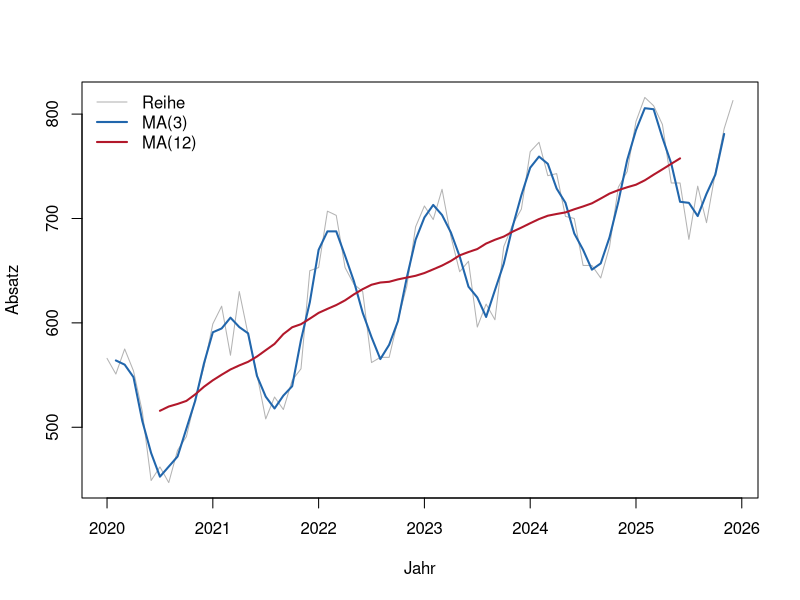
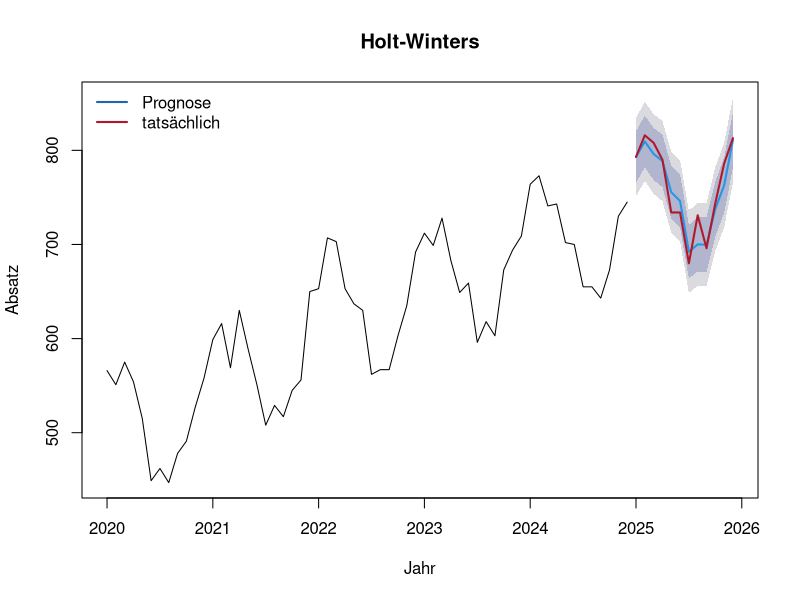
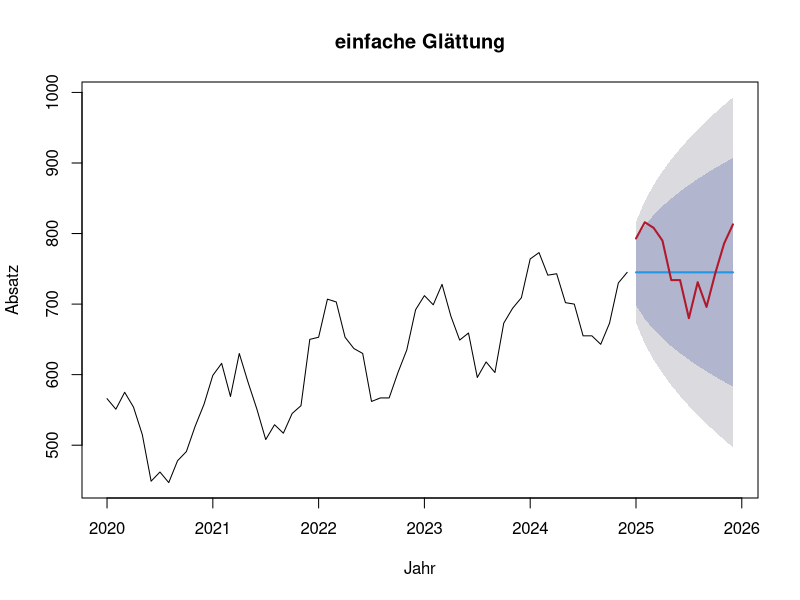
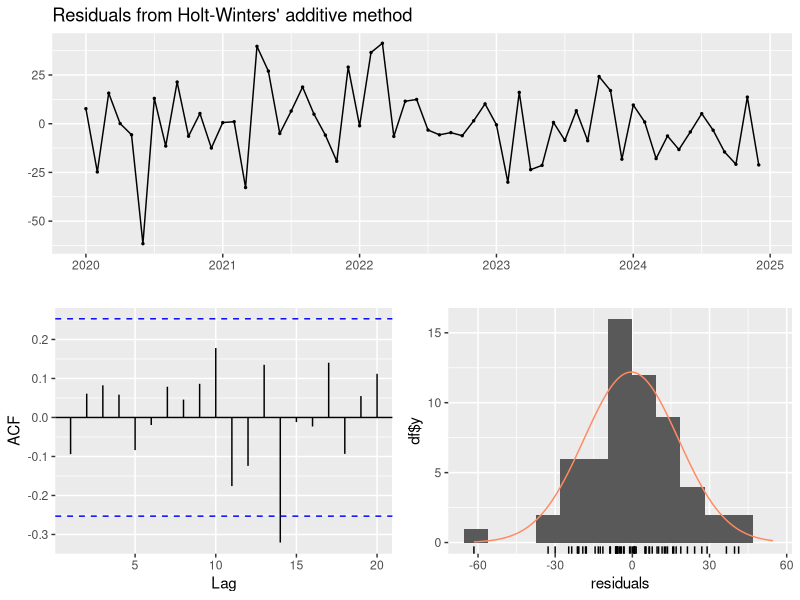

These figures' R source, in order:
## ---- chunk 1
#| label: setup-r
#| include: false
library(forecast)

set.seed(2026)

monate <- 72
t <- 1:monate
absatz <- ts(round(500 + 4 * t + 60 * sin(2 * pi * t / 12) +
                     25 * cos(2 * pi * t / 12) + rnorm(monate, 0, 20)),
             start = c(2020, 1), frequency = 12)

# Trainings- und Testteil: die letzten zwoelf Monate bleiben ungesehen
training <- window(absatz, end = c(2024, 12))
test <- window(absatz, start = c(2025, 1))
## ---- chunk 2
#| label: fig-glaettung-vergleich-r
#| fig-cap: "Die Reihe mit gleitenden Durchschnitten über 3 und 12 Monate."
absatz_ma3 <- ma(absatz, order = 3)
absatz_ma12 <- ma(absatz, order = 12)

plot(absatz, col = "grey70", ylab = "Absatz", xlab = "Jahr")
lines(absatz_ma3, col = "#2166ac", lwd = 2)
lines(absatz_ma12, col = "#b2182b", lwd = 2)
legend("topleft", legend = c("Reihe", "MA(3)", "MA(12)"),
       col = c("grey70", "#2166ac", "#b2182b"), lwd = c(1, 2, 2), bty = "n")
## ---- chunk 3
#| label: durchfuehrung-glaettung-r
modell_hw <- hw(training, h = 12, seasonal = "additive")

modell_hw$model
round(accuracy(modell_hw, test)[, c("RMSE", "MAE", "MAPE")], 2)
## ---- chunk 4
#| label: fig-szenario-a-glaettung-r
#| fig-cap: "Holt-Winters auf den ersten 60 Monaten, Prognose für zwölf Monate mit Intervall, dazu die tatsächlichen Werte."
plot(modell_hw, ylab = "Absatz", xlab = "Jahr", main = "Holt-Winters")
lines(test, col = "#b2182b", lwd = 2)
legend("topleft", legend = c("Prognose", "tatsächlich"),
       col = c("#2166ac", "#b2182b"), lwd = 2, bty = "n")

round(cbind(prognose = as.numeric(modell_hw$mean),
            tatsaechlich = as.numeric(test),
            fehler = as.numeric(test) - as.numeric(modell_hw$mean)), 1)
## ---- chunk 5
#| label: fig-szenario-b-glaettung-r
#| fig-cap: "Einfache exponentielle Glättung: die Prognose ist eine waagrechte Linie."
modell_ses <- ses(training, h = 12)

plot(modell_ses, ylab = "Absatz", xlab = "Jahr", main = "einfache Glättung")
lines(test, col = "#b2182b", lwd = 2)

round(rbind(einfach = accuracy(modell_ses, test)["Test set", c("RMSE", "MAE", "MAPE")],
            holt_winters = accuracy(modell_hw, test)["Test set", c("RMSE", "MAE", "MAPE")]), 2)
## ---- chunk 6
#| label: fig-szenario-c-glaettung-r
#| fig-cap: "Residuen des Holt-Winters-Modells: Verlauf, ACF und Verteilung."
#| fig-height: 4
starr <- ses(training, h = 12, alpha = 0.05, initial = "simple")
nervoes <- ses(training, h = 12, alpha = 0.95, initial = "simple")

round(rbind(alpha_0.05 = accuracy(starr, test)["Test set", c("RMSE", "MAE")],
            alpha_0.95 = accuracy(nervoes, test)["Test set", c("RMSE", "MAE")],
            geschaetzt = accuracy(modell_ses, test)["Test set", c("RMSE", "MAE")]), 2)

checkresiduals(modell_hw$model)
## ---- chunk 7
#| label: szenario-d-glaettung-r
naiv <- snaive(training, h = 12)

round(rbind(naiv_saisonal = accuracy(naiv, test)["Test set", c("RMSE", "MAE", "MAPE")],
            holt_winters = accuracy(modell_hw, test)["Test set", c("RMSE", "MAE", "MAPE")]), 2)
